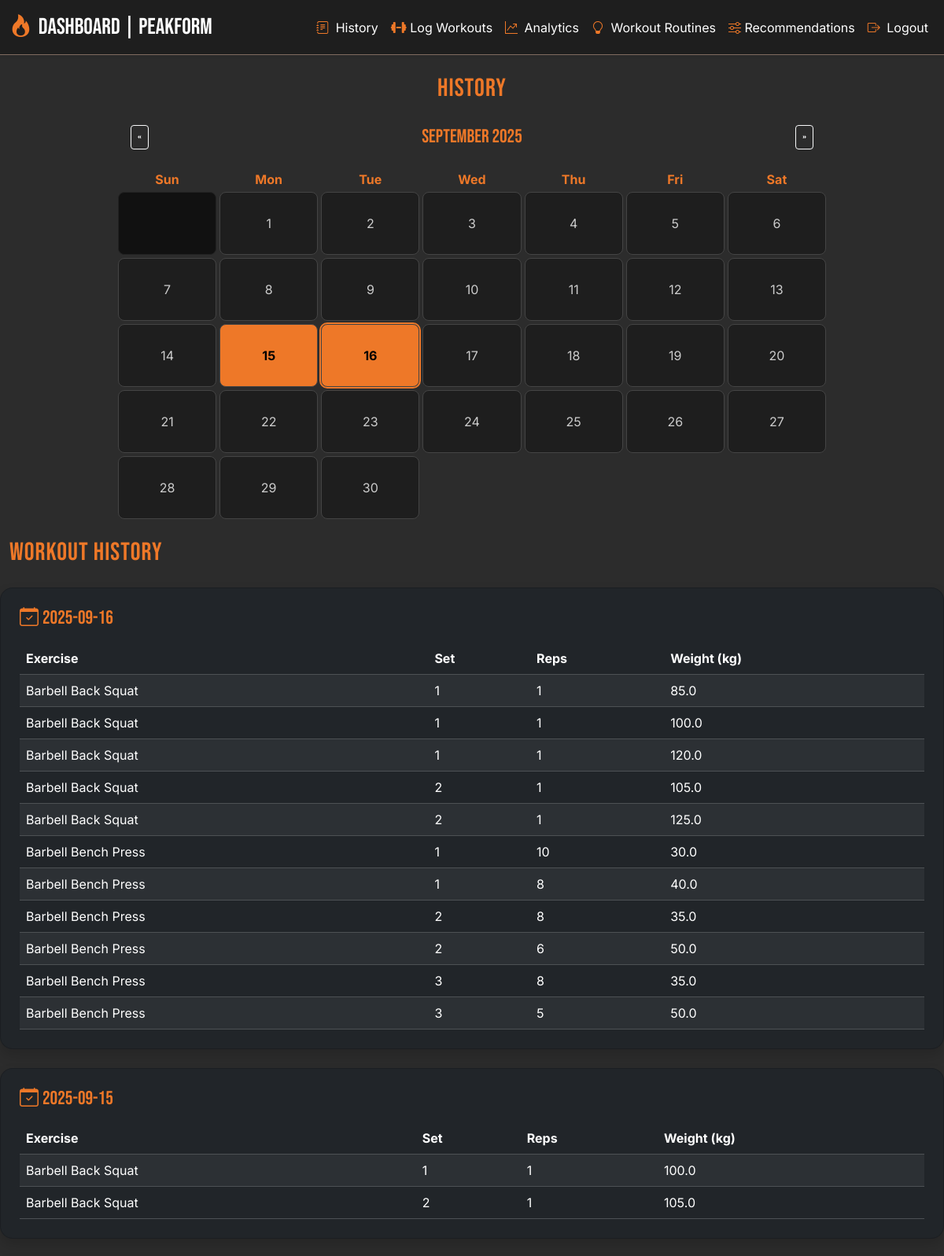
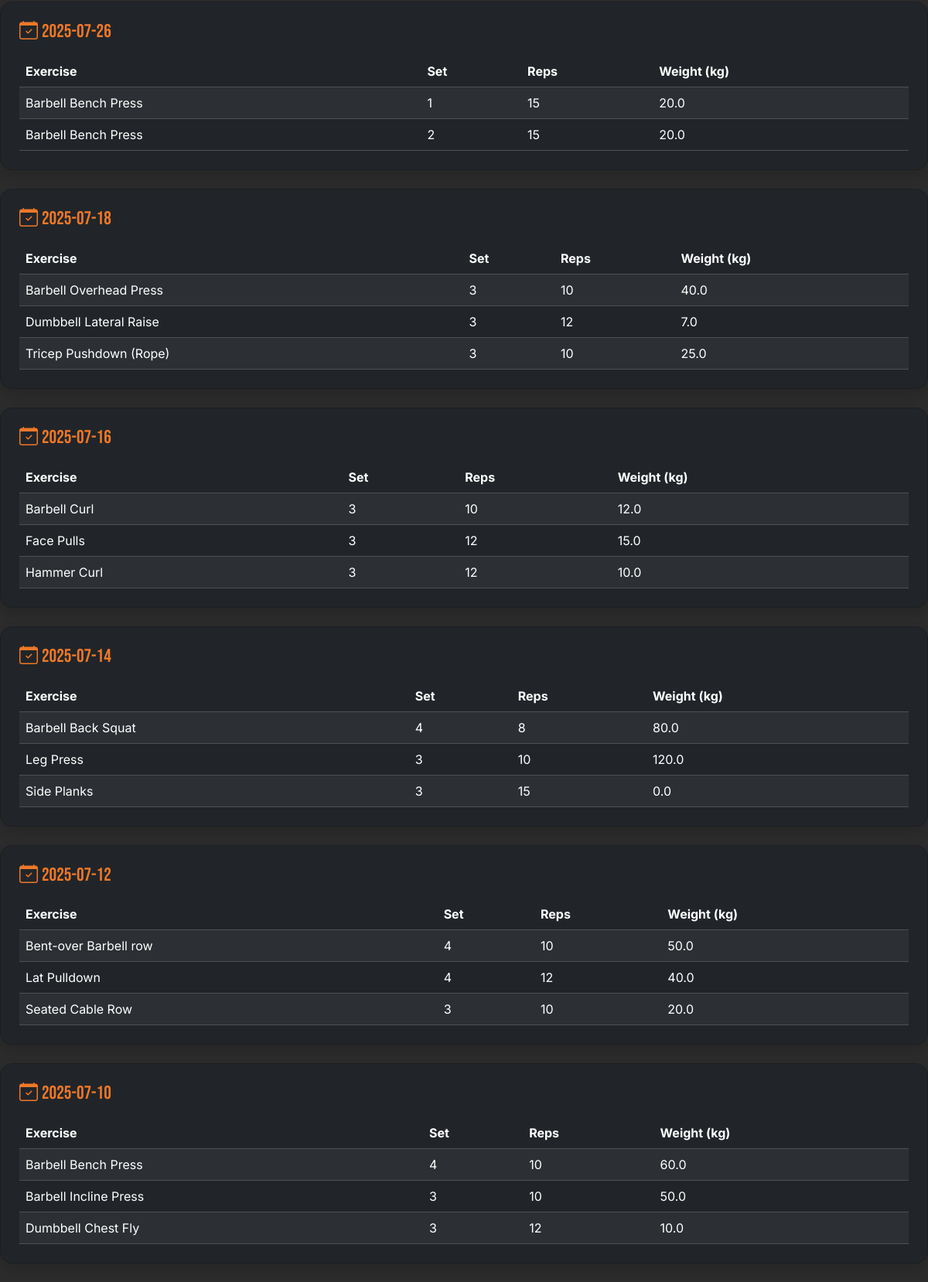
Screenshot of /history (signed in) with the database file from the repository (2 pictures, top to bottom).
### tables this page shows
CREATE TABLE "workouts" (
    id INTEGER PRIMARY KEY AUTOINCREMENT,
    user_id INTEGER,
    date TEXT NOT NULL,
    exercise_id INTEGER NOT NULL,
    set_number INTEGER NOT NULL,
    reps INTEGER NOT NULL,
    weight REAL,
    notes TEXT,
    FOREIGN KEY (user_id) REFERENCES users(id),
    FOREIGN KEY (exercise_id) REFERENCES exercises(id)
);

CREATE TABLE "exercises" (
	"id"	INTEGER,
	"name"	TEXT NOT NULL UNIQUE,
	"muscle_group"	TEXT NOT NULL,
	"equipment"	TEXT,
	"type"	TEXT,
	"difficulty"	TEXT,
	"primary_muscle"	TEXT,
	PRIMARY KEY("id" AUTOINCREMENT)
);

### app.py (the view)
@app.route('/history')
def history():
    if 'user' not in session:
        return redirect('/login')
    user_id = session['user_id']
    conn = sqlite3.connect('workout_tracker.db')
    c = conn.cursor()
    c.execute('''SELECT DISTINCT date FROM workouts
              WHERE user_id = ? ORDER BY date DESC''', (user_id,))
    dates = [row[0] for row  in c.fetchall()]
    all_workouts = {}
    for date in dates:
        c.execute('''SELECT e.name, w.set_number, w.reps, w.weight
                  FROM workouts w
                  JOIN exercises e ON w.exercise_id = e.id
                  WHERE w.user_id = ? AND w.date = ?
                  ORDER BY e.name, w.set_number''', (user_id, date))
        all_workouts[date] = c.fetchall()
    conn.close()
    return render_template('history.html', all_workouts=all_workouts, dates=dates)

### templates/history.html (shortened to what this page needs)
{% extends "base.html" %}
{% block content %}
<h2 style="text-align: center; padding-top: 2%; font-family: 'Bebas Neue', sans-serif; color: var(--primary); margin-bottom: 1.5rem;">History</h2>
<div style="max-width: 900px; margin: auto; text-align: center; margin-bottom: 1.5rem;">
  <div style="display: flex; justify-content: space-between; align-items: center; color: var(--primary); font-family: 'Bebas Neue', sans-serif; font-size: 1.5rem; padding: 0 1rem;">
    <button class="btn btn-sm btn-outline-light" onclick="changeMonth(-1)">«</button>
    <div id="monthYear"></div>
    <button class="btn btn-sm btn-outline-light" onclick="changeMonth(1)">»</button>
  </div>
</div>
<div id="calendar" style="max-width: 900px; margin: auto; display: grid; grid-template-columns: repeat(7, 1fr); gap: 4px; font-family: 'Inter', sans-serif;"></div>
<h2 style="text-align: left; padding-top: 2%; padding-left: 1%; font-family: 'Bebas Neue', sans-serif; color: var(--primary); margin-bottom: 1.5rem;">Workout History</h2>
{% if all_workouts %}
  {% for date, exercises in all_workouts.items() %}
  <div class="card bg-dark text-white shadow rounded-4 mb-4">
    <div class="card-body p-4">
      <h4 style="padding-left: 0px ;color: var(--primary); font-family: 'Bebas Neue', sans-serif; margin-bottom: 1rem;">
        <i class="bi bi-calendar-check" style="color: var(--primary); padding-right: 5px;"></i>{{ date }}
      </h4>
      <div class="table-responsive">
        <table class="table table-dark table-striped mb-0 align-middle">
          <thead>
            <tr>
              <th>Exercise</th>
              <th>Set</th>
              <th>Reps</th>
              <th>Weight (kg)</th>
            </tr>
          </thead>
          <tbody>
            {% for ex in exercises %}
            <tr>
              <td>{{ ex[0] }}</td>
              <td>{{ ex[1] }}</td>
              <td>{{ ex[2] }}</td>
              <td>{{ ex[3] }}</td>
            </tr>
            {% endfor %}
          </tbody>
        </table>
      </div>
    </div>
  </div>
  {% endfor %}
{% else %}
  <p class="text-muted text-center">No workouts logged yet. Start training!</p>
{% endif %}
{% endblock %}

### static/style.css (style rules this page uses)
.card { background-color: var(--light-dark); border-radius: 1rem; }
* { box-sizing: border-box; }
:root { --primary: #EE7828; --dark: #2c2c2c; --grey: #806d61; --light-dark: #1e1e1e; }
body { background-color: var(--dark); color: white; font-family: 'Inter', sans-serif; min-height: 100vh; }
h1, h2, h3 { font-family: 'Helvetica', sans-serif; letter-spacing: 1px; color: var(--primary); }

### rows the page displays
workouts: name "Barbell Back Squat", set_number "1", reps "1", weight "85.0"
workouts: name "Barbell Back Squat", set_number "1", reps "1", weight "100.0"
workouts: name "Barbell Back Squat", set_number "1", reps "1", weight "120.0"
workouts: name "Barbell Back Squat", set_number "2", reps "1", weight "105.0"
workouts: name "Barbell Back Squat", set_number "2", reps "1", weight "125.0"
workouts: name "Barbell Bench Press", set_number "1", reps "10", weight "30.0"
workouts: name "Barbell Bench Press", set_number "1", reps "8", weight "40.0"
workouts: name "Barbell Bench Press", set_number "2", reps "8", weight "35.0"
workouts: name "Barbell Bench Press", set_number "2", reps "6", weight "50.0"
workouts: name "Barbell Bench Press", set_number "3", reps "8", weight "35.0"
workouts: name "Barbell Bench Press", set_number "3", reps "5", weight "50.0"
workouts: name "Barbell Back Squat", set_number "1", reps "1", weight "100.0"
workouts: name "Barbell Back Squat", set_number "2", reps "1", weight "105.0"
workouts: name "Barbell Bench Press", set_number "1", reps "15", weight "20.0"
workouts: name "Barbell Bench Press", set_number "2", reps "15", weight "20.0"
workouts: name "Barbell Overhead Press", set_number "3", reps "10", weight "40.0"
workouts: name "Dumbbell Lateral Raise", set_number "3", reps "12", weight "7.0"
workouts: name "Tricep Pushdown (Rope)", set_number "3", reps "10", weight "25.0"
workouts: name "Barbell Curl", set_number "3", reps "10", weight "12.0"
workouts: name "Face Pulls", set_number "3", reps "12", weight "15.0"
workouts: name "Hammer Curl", set_number "3", reps "12", weight "10.0"
workouts: name "Barbell Back Squat", set_number "4", reps "8", weight "80.0"
workouts: name "Leg Press", set_number "3", reps "10", weight "120.0"
workouts: name "Side Planks", set_number "3", reps "15", weight "0.0"
workouts: name "Bent-over Barbell row", set_number "4", reps "10", weight "50.0"
workouts: name "Lat Pulldown", set_number "4", reps "12", weight "40.0"
workouts: name "Seated Cable Row", set_number "3", reps "10", weight "20.0"
workouts: name "Barbell Bench Press", set_number "4", reps "10", weight "60.0"
workouts: name "Barbell Incline Press", set_number "3", reps "10", weight "50.0"
workouts: name "Dumbbell Chest Fly", set_number "3", reps "12", weight "10.0"

### other values shown
{{ date }} "2025-09-16" "2025-09-15" "2025-07-26" "2025-07-18" "2025-07-16" "2025-07-14" "2025-07-12" "2025-07-10"
